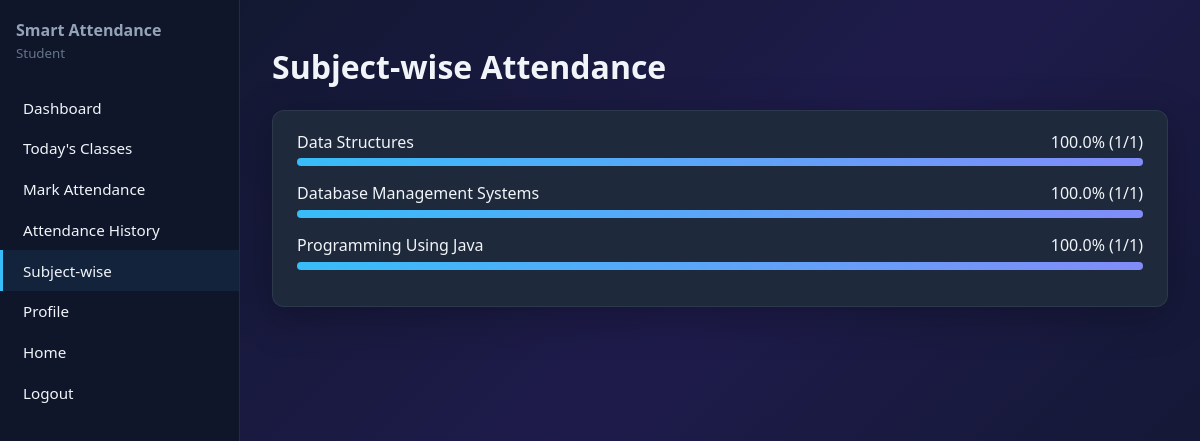
The app's page /student/subjects (signed in) with its own data.
### tables this page shows
CREATE TABLE subjects (
            id INTEGER PRIMARY KEY AUTOINCREMENT,
            subject_code TEXT NOT NULL,
            subject_name TEXT NOT NULL
        );

### routes/student.py (the view)
@student_bp.route("/subjects")
@student_required
def subject_wise():
    stu = _current_student()
    conn = get_db()
    rows = conn.execute(
        """
        SELECT s.subject_name,
               COUNT(a.id) AS total,
               SUM(CASE WHEN a.status='Present' THEN 1 ELSE 0 END) AS present_cnt
        FROM attendance a
        JOIN subjects s ON s.id = a.subject_id
        WHERE a.student_id = ?
        GROUP BY s.id
        ORDER BY s.subject_name
        """,
        (stu["id"],),
    ).fetchall()
    conn.close()
    stats = []
    for r in rows:
        tot = r["total"] or 0
        pr = r["present_cnt"] or 0
        stats.append(
            {
                "name": r["subject_name"],
                "total": tot,
                "present": pr,
                "pct": round(100.0 * pr / tot, 1) if tot else 0.0,
            }
        )
    return render_template("student/subject_wise.html", student=stu, stats=stats)

### models/db.py (called while the page is built)
def get_db():
    conn = sqlite3.connect(Config.DATABASE_PATH)
    conn.row_factory = sqlite3.Row
    conn.execute("PRAGMA foreign_keys = ON")
    return conn

### routes/auth.py (called while the page is built)
def student_required(f):
    @wraps(f)
    def decorated(*args, **kwargs):
        if not session.get("student_id"):
            return redirect(url_for("auth.student_login"))
        return f(*args, **kwargs)
    return decorated

### routes/student.py (called while the page is built)
def _current_student():
    conn = get_db()
    row = conn.execute(
        "SELECT * FROM students WHERE id = ?", (session["student_id"],)
    ).fetchone()
    conn.close()
    return row

### templates/student/subject_wise.html (shortened to what this page needs)
{% extends "base_student.html" %}
{% block content %}
<h1>Subject-wise Attendance</h1>
<div class="card">
  {% for s in stats %}
  <div style="margin-bottom:1rem">
    <div style="display:flex;justify-content:space-between">
      <span>{{ s.name }}</span>
      <span>{{ s.pct }}% ({{ s.present }}/{{ s.total }})</span>
    </div>
    <div class="bar"><span style="width:{{ s.pct }}%"></span></div>
  </div>
  {% else %}
  <p>No attendance data yet.</p>
  {% endfor %}
</div>
{% endblock %}

### static/css/style.css (style rules this page uses)
:root { --bg: #0f172a; --panel: #1e293b; --accent: #38bdf8; --accent-2: #818cf8; --text: #f1f5f9; --muted: #94a3b8; --success: #4ade80; --warn: #fbbf24; --danger: #f87171; --radius: 12px; --font: "Segoe UI", system-ui, sans-serif; }
* { box-sizing: border-box; }
body { margin: 0; font-family: var(--font); background: linear-gradient(135deg, #0f172a 0%, #1e1b4b 50%, #0f172a 100%); color: var(--text); min-height: 100vh; }
.card { background: var(--panel); border-radius: var(--radius); padding: 1.25rem 1.5rem; margin-bottom: 1.25rem; border: 1px solid rgba(148, 163, 184, 0.12); box-shadow: 0 10px 40px rgba(0, 0, 0, 0.25); }
.bar { height: 8px; border-radius: 4px; background: rgba(148, 163, 184, 0.2); overflow: hidden; margin-top: 0.35rem; }
.bar > span { display: block; height: 100%; background: linear-gradient(90deg, var(--accent), var(--accent-2)); }

### records on screen
subjects: name "Data Structures", pct "100.0", present "1", total "1"
subjects: name "Database Management Systems", pct "100.0", present "1", total "1"
subjects: name "Programming Using Java", pct "100.0", present "1", total "1"
